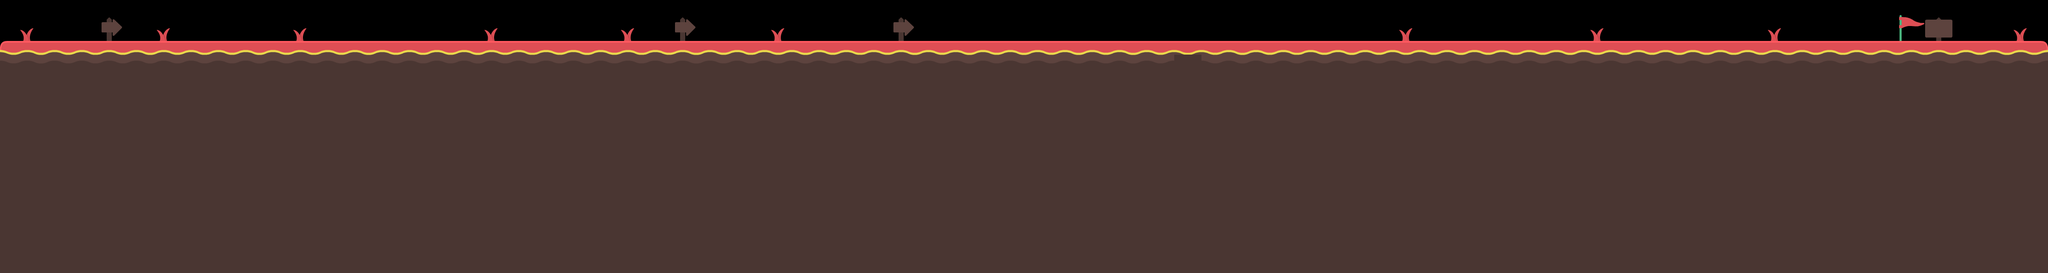

A level layout from a 2D game, rendered from its tile map. Below: a short description, then the map file with tile-grid data replaced by summaries:
An orthogonal 150x20 tile map with 32x32 px tiles, 1 tile layer (Tile Layer 1).

<map version="1.2" tiledversion="1.2.1" orientation="orthogonal" renderorder="right-up" width="150" height="20" tilewidth="32" tileheight="32" infinite="0" nextlayerid="5" nextobjectid="3">
 <tileset firstgid="1" source="tilesheet_complete.tsx" />
 <layer id="1" name="Tile Layer 1" width="150" height="20">
  <data>[3000 cells, 2611 non-empty, 31 distinct tile ids]</data>
 </layer>
</map>
